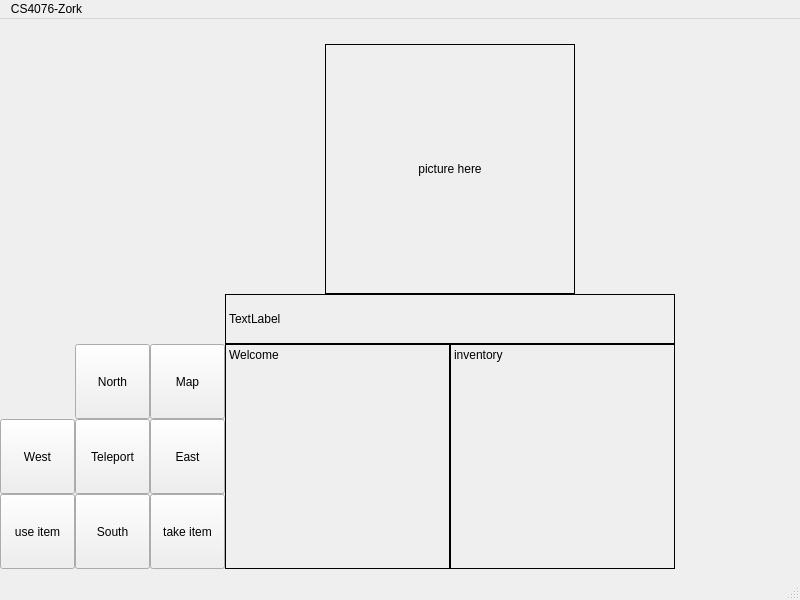
<?xml version="1.0" encoding="UTF-8"?>
<ui version="4.0">
 <class>MainWindow</class>
 <widget class="QMainWindow" name="MainWindow">
  <property name="geometry">
   <rect>
    <x>0</x>
    <y>0</y>
    <width>800</width>
    <height>600</height>
   </rect>
  </property>
  <property name="windowTitle">
   <string>MainWindow</string>
  </property>
  <widget class="QWidget" name="centralwidget">
   <widget class="QPushButton" name="pushButton_4">
    <property name="geometry">
     <rect>
      <x>75</x>
      <y>475</y>
      <width>75</width>
      <height>75</height>
     </rect>
    </property>
    <property name="text">
     <string>South</string>
    </property>
   </widget>
   <widget class="QPushButton" name="pushButton_5">
    <property name="geometry">
     <rect>
      <x>75</x>
      <y>400</y>
      <width>75</width>
      <height>75</height>
     </rect>
    </property>
    <property name="text">
     <string>Teleport</string>
    </property>
   </widget>
   <widget class="QPushButton" name="pushButton_6">
    <property name="geometry">
     <rect>
      <x>150</x>
      <y>400</y>
      <width>75</width>
      <height>75</height>
     </rect>
    </property>
    <property name="text">
     <string>East</string>
    </property>
   </widget>
   <widget class="QPushButton" name="pushButton_7">
    <property name="geometry">
     <rect>
      <x>75</x>
      <y>325</y>
      <width>75</width>
      <height>75</height>
     </rect>
    </property>
    <property name="text">
     <string>North</string>
    </property>
   </widget>
   <widget class="QPushButton" name="pushButton_8">
    <property name="geometry">
     <rect>
      <x>0</x>
      <y>400</y>
      <width>75</width>
      <height>75</height>
     </rect>
    </property>
    <property name="text">
     <string>West</string>
    </property>
   </widget>
   <widget class="QPushButton" name="pushButton_9">
    <property name="geometry">
     <rect>
      <x>150</x>
      <y>325</y>
      <width>75</width>
      <height>75</height>
     </rect>
    </property>
    <property name="text">
     <string>Map</string>
    </property>
   </widget>
   <widget class="QLabel" name="AdventureText">
    <property name="geometry">
     <rect>
      <x>225</x>
      <y>325</y>
      <width>225</width>
      <height>225</height>
     </rect>
    </property>
    <property name="frameShape">
     <enum>QFrame::Box</enum>
    </property>
    <property name="text">
     <string>Welcome</string>
    </property>
    <property name="alignment">
     <set>Qt::AlignLeading|Qt::AlignLeft|Qt::AlignTop</set>
    </property>
   </widget>
   <widget class="QPushButton" name="pushButton_10">
    <property name="geometry">
     <rect>
      <x>0</x>
      <y>475</y>
      <width>75</width>
      <height>75</height>
     </rect>
    </property>
    <property name="text">
     <string>use item</string>
    </property>
   </widget>
   <widget class="QPushButton" name="pushButton_11">
    <property name="geometry">
     <rect>
      <x>150</x>
      <y>475</y>
      <width>75</width>
      <height>75</height>
     </rect>
    </property>
    <property name="text">
     <string>take item</string>
    </property>
   </widget>
   <widget class="QLabel" name="PictureLabel">
    <property name="geometry">
     <rect>
      <x>325</x>
      <y>25</y>
      <width>250</width>
      <height>250</height>
     </rect>
    </property>
    <property name="frameShape">
     <enum>QFrame::Box</enum>
    </property>
    <property name="text">
     <string>picture here</string>
    </property>
    <property name="alignment">
     <set>Qt::AlignCenter</set>
    </property>
   </widget>
   <widget class="QLabel" name="InventoryLabel">
    <property name="geometry">
     <rect>
      <x>450</x>
      <y>325</y>
      <width>225</width>
      <height>225</height>
     </rect>
    </property>
    <property name="frameShape">
     <enum>QFrame::Box</enum>
    </property>
    <property name="text">
     <string>inventory</string>
    </property>
    <property name="alignment">
     <set>Qt::AlignLeading|Qt::AlignLeft|Qt::AlignTop</set>
    </property>
   </widget>
   <widget class="QLabel" name="label">
    <property name="geometry">
     <rect>
      <x>225</x>
      <y>275</y>
      <width>450</width>
      <height>50</height>
     </rect>
    </property>
    <property name="frameShape">
     <enum>QFrame::Box</enum>
    </property>
    <property name="text">
     <string>TextLabel</string>
    </property>
   </widget>
  </widget>
  <widget class="QMenuBar" name="menubar">
   <property name="geometry">
    <rect>
     <x>0</x>
     <y>0</y>
     <width>800</width>
     <height>25</height>
    </rect>
   </property>
   <widget class="QMenu" name="menuCS4076_Zork">
    <property name="title">
     <string>CS4076-Zork</string>
    </property>
   </widget>
   <addaction name="menuCS4076_Zork"/>
  </widget>
  <widget class="QStatusBar" name="statusbar"/>
 </widget>
 <resources/>
 <connections/>
</ui>
